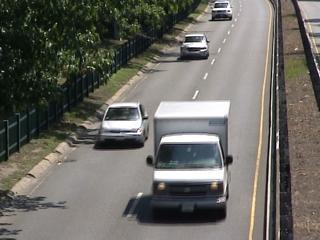
%> input picture shd.jpg, 320 x 240 px
$ octave ShadowRmoval.m   (GNU Octave 9; MATLAB toolbox functions it lacks are replaced by stand-ins)
%> lines starting %> are read from the running program, lines starting %| are printed output that depends on the picture; in (x1, y1, x2, y2) boxes, pixels count from 0 and x2, y2 are one past the last pixel; in counts of white or black regions, pixels touching at a corner belong together; the program's own positions count from 1
I=imread('shd.jpg');
%> I is the input picture: size 240x320x3 uint8; mean R, G, B 106.1, 104.6, 98.5

cform = makecform('srgb2lab');
lab_IMG = applycform(I,cform);
%> lab_IMG: size 240x320x3 uint8; mean of channels 1, 2, 3 109.5, 127.6, 131.7
%lab_IMG=RGB2Lab(I);
L=lab_IMG(:,:,1);
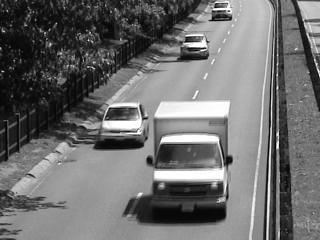
%> L: size 240x320 uint8; min 0, max 255, mean 109.5
A=lab_IMG(:,:,2);
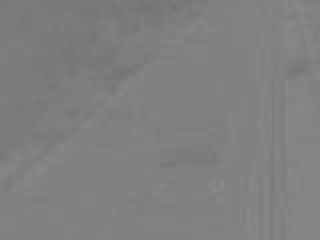
%> A: size 240x320 uint8; min 115, max 138, mean 127.6
B=lab_IMG(:,:,3);
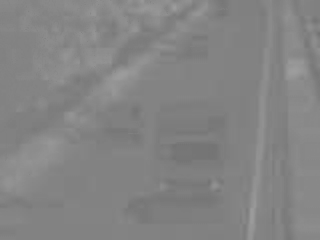
%> B: size 240x320 uint8; min 114, max 157, mean 131.7

[row ,col,NofCh]=size(lab_IMG);
%> row = 240; col = 320; NofCh = 3
MeanL= mean2(L);
%> MeanL = 109.5
MeanA= mean2(A);
%> MeanA = 127.6
MeanB= mean2(B);
%> MeanB = 131.7

Total=MeanA+MeanB;
%> Total = 259.3
display(MeanL);
%| MeanL = 109.54
display(MeanA);
%| MeanA = 127.62
display(MeanB);
%| MeanB = 131.67
display(Total);
%| Total = 259.29
SD=std2(double(L)/3);
%> SD = 21.2
display(SD);
%| SD = 21.196
SV=MeanL-SD;
%> SV = 88.35
%display(SV);
%display(MeanL)impixel(lab_IMG));
if Total>=256

    for i=1:row
         for j=1:col

             if L(i,j)<=SV
                 pixel=256;
             else
                 pixel=0;
             end

             L(i,j)=pixel;
        end
    end
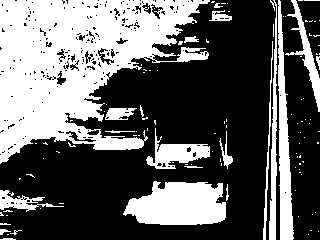
%> L: size 240x320 uint8; 38.5% white; 111 white regions (90 under 20 px), largest, box (x1, y1, x2, y2) and area: (0, 0, 210, 164) 19107, (123, 181, 226, 225) 3491, (278, 0, 294, 240) 1985
%> after the loop, pixel = 0

else
    for i=1:row
         for j=1:col

             if L(i,j)<=SV
                 pixel=256;
             else
                 pixel=0;
             end

             L(i,j)=pixel;
        end
    end
    for i=1:row
         for j=1:col

             if B(i,j)<=SV
                 pixel=256;
             else
                 pixel=0;
             end

             B(i,j)=pixel;
        end
    end

end

figure(1),subplot(2,2,1),imshow(lab_IMG);
title('Image in Lab Space ')

subplot(2,2,2),imshow(L);
title('L components')
subplot(2,2,3),imshow(L+B);
%> after `imshow(L+B)`:
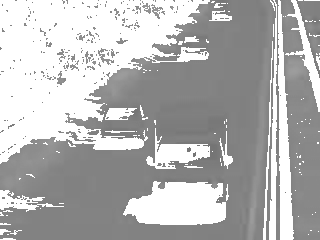
%> displayed picture: size 240x320, on the screen's scale of 0 to 255; min 114, max 255, mean 179.4
title('L+B Components')
Image=imabsdiff(im2bw(B),im2bw(L));
%> Image: size 240x320 double; values 0 (black) and 1 (white), 65.9% white; 155 black regions (131 under 20 px), largest, box (x1, y1, x2, y2) and area: (0, 0, 210, 164) 17274, (146, 101, 233, 174) 3324, (269, 0, 294, 240) 2070
Se=strel('square',2);
SE=strel('square',2);
I2=imerode(Image,Se);
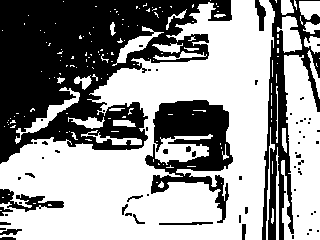
%> I2: size 240x320 double; values 0 (black) and 1 (white), 58.7% white; 65 black regions (46 under 20 px), largest, box (x1, y1, x2, y2) and area: (0, 0, 232, 164) 20420, (145, 100, 233, 223) 4905, (262, 0, 320, 240) 4654
I3=imdilate(I2,SE);
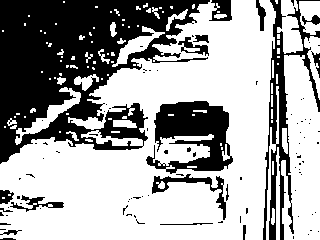
%> I3: size 240x320 double; values 0 (black) and 1 (white), 64.1% white; 95 black regions (77 under 20 px), largest, box (x1, y1, x2, y2) and area: (0, 0, 210, 164) 18160, (146, 101, 233, 174) 3566, (263, 0, 320, 240) 3294
I4=imerode(I3,SE);

subplot(2,2,4),imshow(I3);
title('Removed Shadow'),

$ run again, with Back.jpg copied over shd.jpg
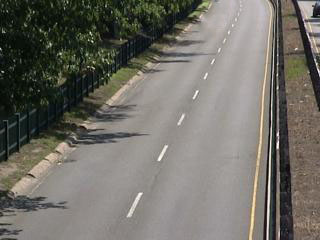
%> input picture Back.jpg, 320 x 240 px
%> I is the input picture: size 240x320x3 uint8; mean R, G, B 112.5, 110.1, 102.7
%> lab_IMG: size 240x320x3 uint8; mean of channels 1, 2, 3 115.9, 127.7, 132.5
%> MeanL = 115.9
%> MeanA = 127.7
%> MeanB = 132.5
%> Total = 260.2
%| MeanL = 115.93
%| MeanA = 127.74
%| MeanB = 132.50
%| Total = 260.24
%> SD = 19.09
%| SD = 19.093
%> SV = 96.83
%> after the loop `for i=1:row`:
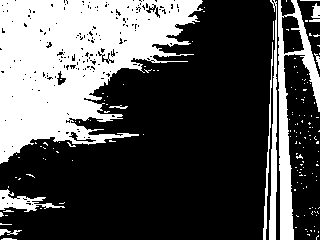
%> L: size 240x320 uint8; 32.3% white; 151 white regions (139 under 20 px), largest, box (x1, y1, x2, y2) and area: (0, 0, 203, 164) 19127, (278, 0, 320, 240) 2958, (269, 0, 277, 240) 1041
%> after the loop `for i=1:row`: pixel = 0
%> Image: size 240x320 double; values 0 (black) and 1 (white), 71.7% white; 195 black regions (175 under 20 px), largest, box (x1, y1, x2, y2) and area: (0, 0, 208, 164) 17054, (263, 0, 320, 240) 2775, (0, 189, 46, 204) 244
%> I2: size 240x320 double; values 0 (black) and 1 (white), 66.1% white; 111 black regions (84 under 20 px), largest, box (x1, y1, x2, y2) and area: (0, 0, 208, 164) 18995, (262, 0, 320, 240) 4205, (0, 185, 46, 212) 500
%> `I3=imdilate(I2,SE);`:
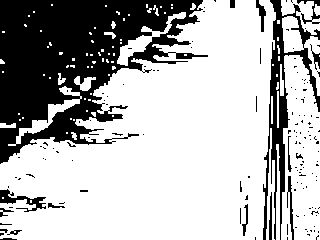
%> I3: size 240x320 double; values 0 (black) and 1 (white), 70.5% white; 145 black regions (129 under 20 px), largest, box (x1, y1, x2, y2) and area: (0, 0, 208, 164) 17744, (263, 0, 320, 240) 3061, (0, 189, 46, 212) 370

$ run again, with bell.jpg copied over shd.jpg
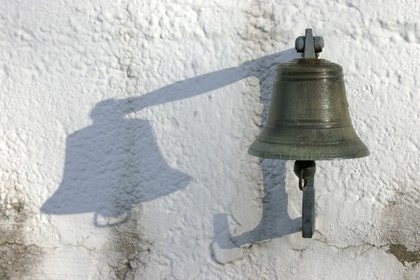
%> input picture bell.jpg, 420 x 280 px, shrunk from 3072 x 2048 before the run
%> I is the input picture: size 280x420x3 uint8; mean R, G, B 180.8, 183, 181.7
%> lab_IMG: size 280x420x3 uint8; mean of channels 1, 2, 3 188.1, 127.1, 128.3
%> MeanL = 188.1
%> MeanA = 127.1
%> MeanB = 128.3
%> Total = 255.4
%| MeanL = 188.13
%| MeanA = 127.07
%| MeanB = 128.34
%| Total = 255.41
%> SD = 14.91
%| SD = 14.906
%> SV = 173.2
%> after the loop `for i=1:row`:
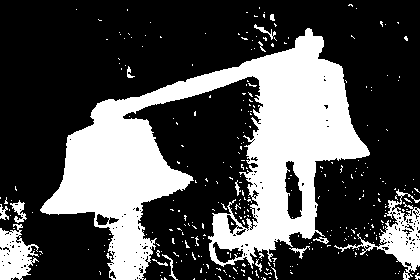
%> L: size 280x420 uint8; 30.7% white; 323 white regions (307 under 20 px), largest, box (x1, y1, x2, y2) and area: (40, 28, 370, 280) 31062, (334, 189, 420, 280) 1954, (0, 224, 39, 280) 1327
%> after the loop `for i=1:row`: pixel = 0
%> after the loop `for i=1:row`: pixel = 256
%> I2: size 280x420 double; values 0 (black) and 1 (white), 65.1% white; 207 black regions (174 under 20 px), largest, box (x1, y1, x2, y2) and area: (39, 27, 370, 280) 33843, (333, 187, 420, 280) 2858, (0, 199, 43, 280) 1821
%> `I3=imdilate(I2,SE);`:
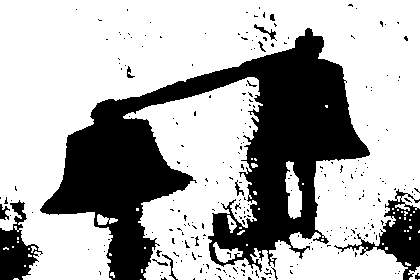
%> I3: size 280x420 double; values 0 (black) and 1 (white), 68.5% white; 259 black regions (244 under 20 px), largest, box (x1, y1, x2, y2) and area: (40, 28, 370, 280) 31706, (334, 189, 420, 280) 2267, (0, 200, 43, 280) 1624
